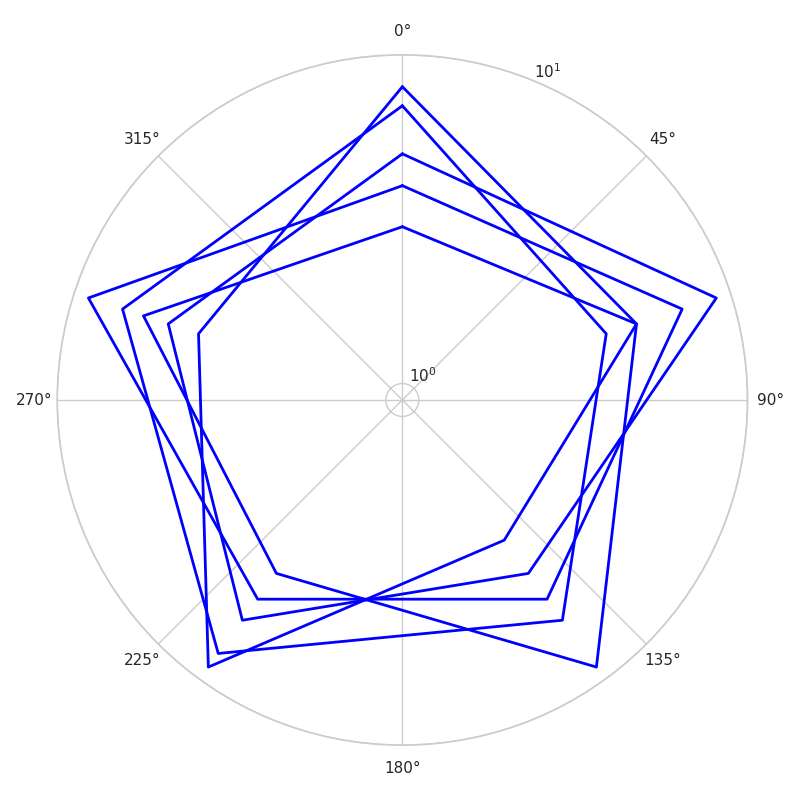

The script that drew this image:
import numpy as np
import matplotlib.pyplot as plt
from math import pi

attributes = ['Strength', 'Agility', 'Intelligence', 'Endurance', 'Charisma']
attribute_values = {
    'Warrior': [8, 5, 3, 9, 4],
    'Rogue': [5, 9, 4, 6, 5],
    'Mage': [3, 5, 9, 4, 6],
    'Paladin': [7, 4, 6, 8, 7],
    'Bard': [4, 7, 5, 5, 9]
}

num_attributes = len(attributes)
angles = np.linspace(0, 2 * pi, num_attributes, endpoint=False).tolist()
angles += angles[:1]

fig, ax = plt.subplots(figsize=(8, 8), subplot_kw=dict(polar=True))
ax.set_theta_offset(pi / 2)
ax.set_theta_direction(-1)

ax.set_rscale('log')
plt.ylim(0, 10)

# Plot all data using a single color
for values in attribute_values.values():
    values += values[:1]
    ax.plot(angles, values, linewidth=2, linestyle='solid', color='blue')

plt.tight_layout()
plt.show()
